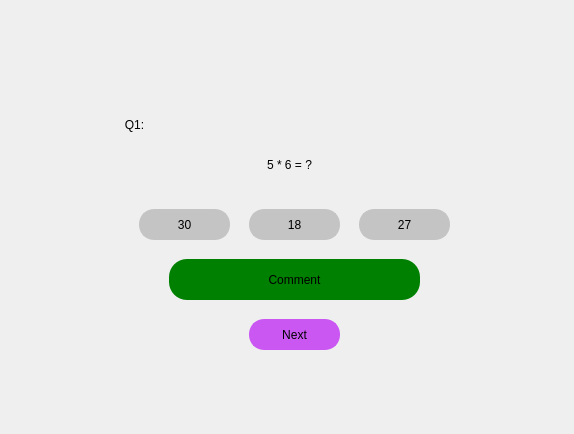
<?xml version="1.0" encoding="UTF-8"?>
<ui version="4.0">
 <class>Form</class>
 <widget class="QWidget" name="Form">
  <property name="geometry">
   <rect>
    <x>0</x>
    <y>0</y>
    <width>574</width>
    <height>434</height>
   </rect>
  </property>
  <property name="minimumSize">
   <size>
    <width>574</width>
    <height>434</height>
   </size>
  </property>
  <property name="maximumSize">
   <size>
    <width>574</width>
    <height>434</height>
   </size>
  </property>
  <property name="windowTitle">
   <string>Form</string>
  </property>
  <widget class="QWidget" name="widget" native="true">
   <property name="geometry">
    <rect>
     <x>-1</x>
     <y>-1</y>
     <width>621</width>
     <height>461</height>
    </rect>
   </property>
   <property name="styleSheet">
    <string notr="true"/>
   </property>
   <widget class="QLabel" name="label">
    <property name="geometry">
     <rect>
      <x>-6</x>
      <y>0</y>
      <width>621</width>
      <height>451</height>
     </rect>
    </property>
    <property name="styleSheet">
     <string notr="true">border-image: url(:/image/background.jpg)</string>
    </property>
    <property name="text">
     <string/>
    </property>
   </widget>
   <widget class="QLabel" name="label_5">
    <property name="geometry">
     <rect>
      <x>100</x>
      <y>100</y>
      <width>71</width>
      <height>51</height>
     </rect>
    </property>
    <property name="layoutDirection">
     <enum>Qt::LeftToRight</enum>
    </property>
    <property name="styleSheet">
     <string notr="true">font: 75 22pt &quot;Times New Roman&quot;;</string>
    </property>
    <property name="text">
     <string>Q1:</string>
    </property>
    <property name="alignment">
     <set>Qt::AlignCenter</set>
    </property>
   </widget>
   <widget class="QLabel" name="label_6">
    <property name="geometry">
     <rect>
      <x>210</x>
      <y>140</y>
      <width>161</width>
      <height>51</height>
     </rect>
    </property>
    <property name="layoutDirection">
     <enum>Qt::LeftToRight</enum>
    </property>
    <property name="styleSheet">
     <string notr="true">font: 75 22pt &quot;Times New Roman&quot;;</string>
    </property>
    <property name="text">
     <string>5 * 6 = ?</string>
    </property>
    <property name="alignment">
     <set>Qt::AlignCenter</set>
    </property>
   </widget>
   <widget class="QPushButton" name="pushButton_2">
    <property name="geometry">
     <rect>
      <x>140</x>
      <y>210</y>
      <width>91</width>
      <height>31</height>
     </rect>
    </property>
    <property name="styleSheet">
     <string notr="true">.QPushButton{
background-color: rgb(196, 196, 196);
font: 18pt &quot;Cooper Black&quot;;
border-radius: 15px;
color: black; 
border: 2px solid rgb(196, 196, 196);;
}

.QPushButton:hover {
  background-color: rgb(0, 0, 0);
  color: white;
}</string>
    </property>
    <property name="text">
     <string>30</string>
    </property>
   </widget>
   <widget class="QPushButton" name="pushButton_3">
    <property name="geometry">
     <rect>
      <x>250</x>
      <y>210</y>
      <width>91</width>
      <height>31</height>
     </rect>
    </property>
    <property name="styleSheet">
     <string notr="true">.QPushButton{
background-color: rgb(196, 196, 196);
font: 18pt &quot;Cooper Black&quot;;
border-radius: 15px;
color: black; 
border: 2px solid rgb(196, 196, 196);;
}

.QPushButton:hover {
  background-color: rgb(0, 0, 0);
  color: white;
}</string>
    </property>
    <property name="text">
     <string>18</string>
    </property>
   </widget>
   <widget class="QPushButton" name="pushButton_4">
    <property name="geometry">
     <rect>
      <x>360</x>
      <y>210</y>
      <width>91</width>
      <height>31</height>
     </rect>
    </property>
    <property name="styleSheet">
     <string notr="true">.QPushButton{
background-color: rgb(196, 196, 196);
font: 18pt &quot;Cooper Black&quot;;
border-radius: 15px;
color: black; 
border: 2px solid rgb(196, 196, 196);;
}

.QPushButton:hover {
  background-color: rgb(0, 0, 0);
  color: white;
}</string>
    </property>
    <property name="text">
     <string>27</string>
    </property>
   </widget>
   <widget class="QLabel" name="label_7">
    <property name="geometry">
     <rect>
      <x>170</x>
      <y>260</y>
      <width>251</width>
      <height>41</height>
     </rect>
    </property>
    <property name="layoutDirection">
     <enum>Qt::LeftToRight</enum>
    </property>
    <property name="styleSheet">
     <string notr="true">font: 75 14pt &quot;Times New Roman&quot;;
border-radius: 18px;
background-color: green;</string>
    </property>
    <property name="text">
     <string>Comment</string>
    </property>
    <property name="alignment">
     <set>Qt::AlignCenter</set>
    </property>
   </widget>
   <widget class="QPushButton" name="pushButton_5">
    <property name="geometry">
     <rect>
      <x>250</x>
      <y>320</y>
      <width>91</width>
      <height>31</height>
     </rect>
    </property>
    <property name="styleSheet">
     <string notr="true">.QPushButton{
background-color: rgb(202, 87, 242);
font: 18pt &quot;Cooper Black&quot;;
border-radius: 15px;
color: black; 
border: 2px solid rgb(202, 87, 242);
}

.QPushButton:hover {
  background-color: rgb(255, 170, 255);
}</string>
    </property>
    <property name="text">
     <string>Next</string>
    </property>
   </widget>
   <widget class="QLabel" name="label_3">
    <property name="geometry">
     <rect>
      <x>370</x>
      <y>290</y>
      <width>201</width>
      <height>141</height>
     </rect>
    </property>
    <property name="styleSheet">
     <string notr="true">border-image: url(:/image_2/bear.png)</string>
    </property>
    <property name="text">
     <string/>
    </property>
   </widget>
  </widget>
 </widget>
 <resources>
  <include location="res.qrc"/>
 </resources>
 <connections/>
</ui>
